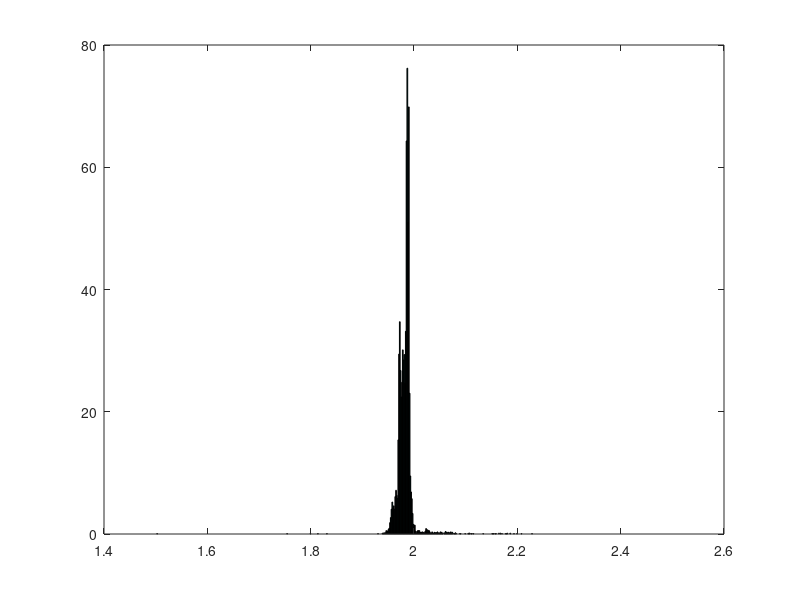

This chart was generated by the following MATLAB code:
clear
clc 
n = 10000;
X = randn(1, n);
m = 2;
sig = sqrt(2);
X = sig*X + m;

for j = 1:n
    YN(j) = sum(X(1:j));
    YN(j) = YN(j)/j;
end

Mn = mean(YN);
Sn = std(YN);
%nbins = round(1+3.322*log10(n));
nbins = 500;
minYN = min(YN);
maxYN = max(YN);
e = linspace(minYN,maxYN,nbins+1);
H = histc(YN,e);
H(nbins) = H(nbins)+H(nbins+1);
H = H(1:nbins); % resize H
bw = (maxYN-minYN)/nbins; % bin width
a = e(1:nbins); % left edge sequence
b = e(2:nbins+1); % right edge sequence
bin_centers = (a+b)/2; % bin centers
bar(bin_centers,H/(bw*n),'hist')
hold on
t = linspace(min(YN),max(YN),150);
hold off
fprintf('Mn: %d\n', Mn);
fprintf('Sn: %d\n', Sn);